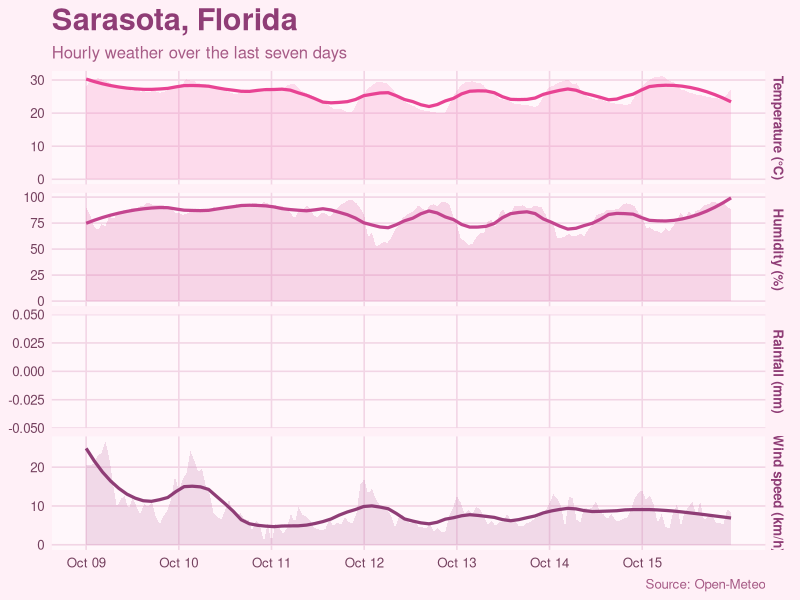

Write R code to recreate this figure.
library(ggplot2)

weather <- read.csv("sarasota_weather.csv", check.names = FALSE)
weather_time <- as.POSIXct(
  weather$time,
  format = "%Y-%m-%d %H:%M:%S",
  tz = "America/New_York"
)
missing_time <- is.na(weather_time)
weather_time[missing_time] <- as.POSIXct(
  weather$time[missing_time],
  format = "%Y-%m-%d",
  tz = "America/New_York"
)
weather$time <- weather_time

weather_long <- rbind(
  data.frame(time = weather$time, variable = "Temperature (°C)",
             value = weather[["temperature_2m (°C)"]]),
  data.frame(time = weather$time, variable = "Humidity (%)",
             value = weather[["relative_humidity_2m (%)"]]),
  data.frame(time = weather$time, variable = "Rainfall (mm)",
             value = weather[["precipitation (mm)"]]),
  data.frame(time = weather$time, variable = "Wind speed (km/h)",
             value = weather[["wind_speed_10m (km/h)"]])
)

weather_long$variable <- factor(
  weather_long$variable,
  levels = c(
    "Temperature (°C)", "Humidity (%)",
    "Rainfall (mm)", "Wind speed (km/h)"
  )
)
weather_long$hours_since_start <- as.numeric(
  difftime(weather_long$time, min(weather$time), units = "hours")
)

weather_plot <- ggplot(weather_long, aes(x = hours_since_start, y = value)) +
  geom_ribbon(
    data = subset(weather_long, variable != "Rainfall (mm)"),
    aes(ymin = 0, ymax = value, fill = variable),
    alpha = 0.25
  ) +
  geom_smooth(
    data = subset(weather_long, variable != "Rainfall (mm)"),
    aes(color = variable),
    method = "loess",
    span = 0.25,
    se = FALSE,
    linewidth = 1.1
  ) +
  geom_col(
    data = subset(weather_long, variable == "Rainfall (mm)"),
    aes(fill = variable),
    width = 1,
    alpha = 0.8
  ) +
  facet_grid(variable ~ ., scales = "free_y") +
  scale_x_continuous(
    breaks = seq(0, max(weather_long$hours_since_start), by = 24),
    labels = \(hours) format(
      min(weather$time) + hours * 3600,
      "%b %d"
    )
  ) +
  scale_color_manual(values = c(
    "Temperature (°C)" = "#e84393",
    "Humidity (%)" = "#c4458f",
    "Wind speed (km/h)" = "#8f3d76"
  )) +
  scale_fill_manual(values = c(
    "Temperature (°C)" = "#f78ac1",
    "Humidity (%)" = "#df72ac",
    "Rainfall (mm)" = "#f4a6ce",
    "Wind speed (km/h)" = "#c781b2"
  )) +
  labs(
    title = "Sarasota, Florida",
    subtitle = "Hourly weather over the last seven days",
    x = NULL,
    y = NULL,
    caption = "Source: Open-Meteo"
  ) +
  theme_minimal(base_size = 12) +
  theme(
    plot.background = element_rect(fill = "#fff0f7", color = NA),
    panel.background = element_rect(fill = "#fff7fb", color = NA),
    panel.grid.major = element_line(color = "#f2d5e5"),
    panel.grid.minor = element_blank(),
    strip.text.y = element_text(color = "#8f3d76", face = "bold"),
    axis.text = element_text(color = "#75415f"),
    plot.title = element_text(color = "#8f3d76", face = "bold", size = 22),
    plot.subtitle = element_text(color = "#a65b86"),
    plot.caption = element_text(color = "#a65b86"),
    legend.position = "none"
  )

ggsave(
  "sarasota-weather.png",
  plot = weather_plot,
  width = 8,
  height = 10,
  dpi = 300,
  bg = "#fff0f7"
)
